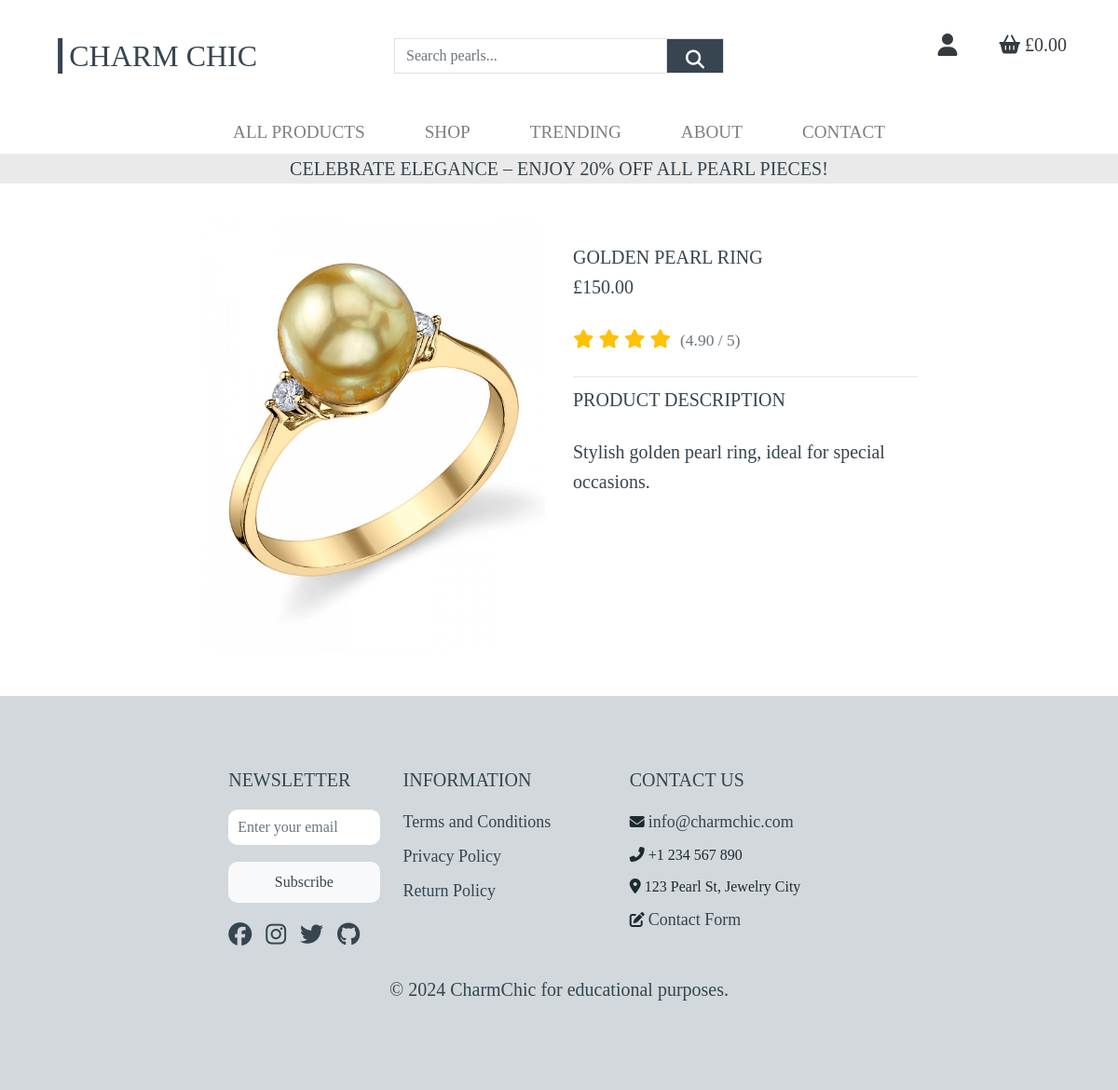
The app's page /products/4 with its own data.
### products/models.py (models this page shows, shortened)
class Product(models.Model):
    category = models.ForeignKey('Category', null=True, blank=True, on_delete=models.SET_NULL)
    subcategory = models.ForeignKey('SubCategory', null=True, blank=True, on_delete=models.SET_NULL)
    sku = models.CharField(max_length=254, null=True, blank=True)
    name = models.CharField(max_length=254)
    description = models.TextField()
    price = models.DecimalField(max_digits=6, decimal_places=2)
    rating = models.DecimalField(max_digits=6, decimal_places=2, null=True, blank=True)
    image = models.ImageField(null=True, blank=True)

### products/views.py (the view)
# urls.py: path('<product_id>', views.product_detail, name='product_detail'),
def product_detail(request, product_id):
    product = get_object_or_404(Product, pk=product_id)
    context = {
        'product': product,
    }
    return render(request, 'products/product_detail.html', context)

### products/templates/products/product_detail.html (shortened to what this page needs)
{% extends "base.html" %}
{% load static %}
{% block page_header %}
<div class="container header-container mt-5">
</div>
{% endblock %}
{% block content %}
<div class="container-fluid">
    <div class="row">
        <div class="col-12 col-md-6 col-lg-4 offset-lg-2 my-4">
            <div class="image-container mb-3">
                {% if product.image %}
                    <a href="{{ product.image.url }}" target="_blank">
                        <img class="card-img-top img-fluid mb-2" src="{{ product.image.url }}" alt="{{ product.name }} - Main Image">
                    </a>
                {% else %}
                    <a href="#">
                        <img class="card-img-top img-fluid mb-2" src="{{ MEDIA_URL }}noimage.png" alt="{{ product.name }} - Main Image">
                    </a>
                {% endif %}
            </div>
        </div>
        <div class="col-12 col-md-6 col-lg-4 my-5">
            <div class="product-details">
                <p class="mb-0 text-uppercase">{{ product.name }}</p>
                <p class="lead mt-0 text-left">£{{ product.price }}</p>
                {% if product.rating %}
                <p class="text-warning product-rating">
                    {% for i in "12345" %}
                        <i class="fas fa-star{% if i > product.rating|stringformat:"d" %}-o{% endif %}"></i>
                    {% endfor %}
                    <small class="text-muted">({{ product.rating }} / 5)</small></p>
            {% else %}
                <p class="text-muted">No Rating</p>
            {% endif %}
            <hr class="my-2">
            <p class="mt-2 text-uppercase">Product Description</p>
            <p class="mb-2">{{ product.description }}</p>
            </div>
        </div>
    </div>
</div>
{% endblock %}

### static/css/base.css (style rules this page uses)
html { height: 100%; }
body { color: #36454F; font-family: 'Babylonica'; }
p { font-size: 18px; color: #36454F; line-height: 1.6; }
.row img { max-width: 100%; border-radius: 10px; transition: transform 0.3s ease; }
.row p { font-size: 1.25rem; color: #36454F; margin-bottom: 1.5rem; }
@media (min-width: 1200px) { .container { max-width: 80%; } }
@media (min-width: 992px) { .header-container { padding-top: 164px; } }

### records on screen
Product: image (picture), name "GOLDEN PEARL RING", price "150.00", rating "4.90", description "Stylish golden pearl ring, ideal for special occasions."
